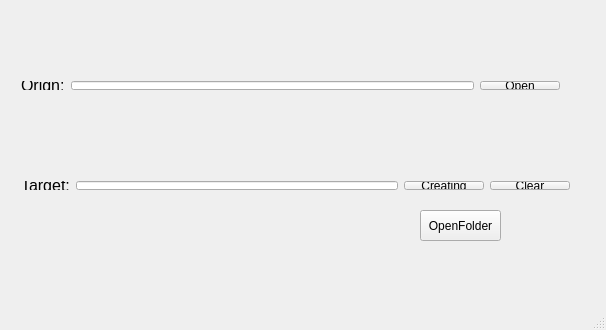
<?xml version="1.0" encoding="UTF-8"?>
<ui version="4.0">
 <class>MainWindow</class>
 <widget class="QMainWindow" name="MainWindow">
  <property name="geometry">
   <rect>
    <x>0</x>
    <y>0</y>
    <width>606</width>
    <height>330</height>
   </rect>
  </property>
  <property name="windowTitle">
   <string>MAKETUF</string>
  </property>
  <widget class="QWidget" name="centralWidget">
   <widget class="QWidget" name="horizontalLayoutWidget">
    <property name="geometry">
     <rect>
      <x>10</x>
      <y>70</y>
      <width>561</width>
      <height>31</height>
     </rect>
    </property>
    <layout class="QHBoxLayout" name="horizontalLayout">
     <item>
      <widget class="QLabel" name="label">
       <property name="font">
        <font>
         <pointsize>12</pointsize>
        </font>
       </property>
       <property name="text">
        <string>Orign:</string>
       </property>
      </widget>
     </item>
     <item>
      <widget class="QLineEdit" name="InFileLine">
       <property name="readOnly">
        <bool>true</bool>
       </property>
      </widget>
     </item>
     <item>
      <widget class="QPushButton" name="pushButton_open">
       <property name="text">
        <string>Open</string>
       </property>
      </widget>
     </item>
    </layout>
   </widget>
   <widget class="QWidget" name="horizontalLayoutWidget_2">
    <property name="geometry">
     <rect>
      <x>10</x>
      <y>170</y>
      <width>571</width>
      <height>31</height>
     </rect>
    </property>
    <layout class="QHBoxLayout" name="horizontalLayout_2">
     <item>
      <widget class="QLabel" name="label_2">
       <property name="font">
        <font>
         <pointsize>12</pointsize>
        </font>
       </property>
       <property name="text">
        <string>Target:</string>
       </property>
      </widget>
     </item>
     <item>
      <widget class="QLineEdit" name="OutFileLine">
       <property name="readOnly">
        <bool>true</bool>
       </property>
      </widget>
     </item>
     <item>
      <widget class="QPushButton" name="pushButton_Creating">
       <property name="text">
        <string>Creating</string>
       </property>
      </widget>
     </item>
     <item>
      <widget class="QPushButton" name="pushButton_Clear">
       <property name="text">
        <string>Clear</string>
       </property>
      </widget>
     </item>
    </layout>
   </widget>
   <widget class="QPushButton" name="pushButton_OpenFolder">
    <property name="geometry">
     <rect>
      <x>420</x>
      <y>210</y>
      <width>81</width>
      <height>31</height>
     </rect>
    </property>
    <property name="text">
     <string>OpenFolder</string>
    </property>
   </widget>
  </widget>
  <widget class="QStatusBar" name="statusBar"/>
 </widget>
 <layoutdefault spacing="6" margin="11"/>
 <resources/>
 <connections/>
</ui>
